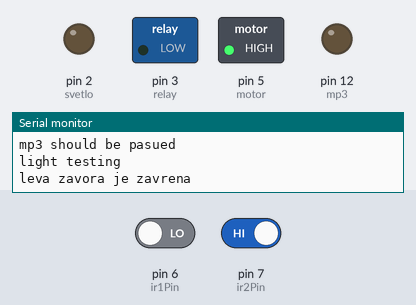
Bench run of a sketch on a simulated Arduino Uno, built with avr-gcc and run on an emulated ATmega328P. On the bench: switched loads named in the sketch (green lamp = pin HIGH), output pins drawn as LEDs (lit = HIGH), the last lines printed to the serial monitor. Dashed ring = blinking. Inputs (shaded band) come from the test bench; at power-on: pin 7 (ir2Pin) HIGH, pin 6 (ir1Pin) LOW. Random numbers use the default seed unless the sketch sets one.

Above: at 9.9 s.
10.0 s: pin 7 (ir2Pin) driven LOW
At 12.81 s:
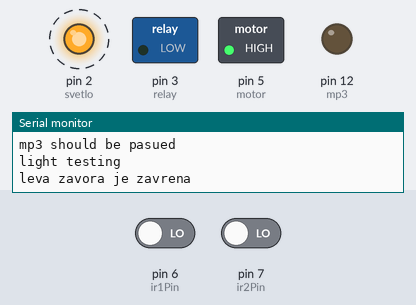
13.0 s: pin 6 (ir1Pin) driven HIGH
At 13.43 s:
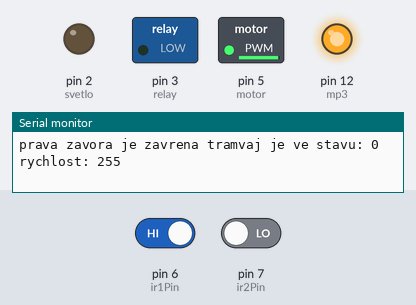
At 14.9 s:
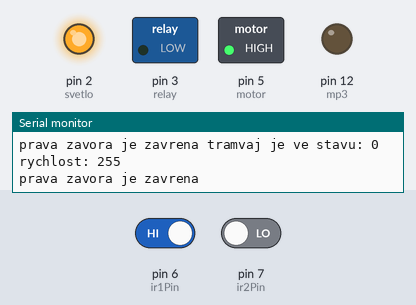
16.0 s: pin 6 (ir1Pin) driven LOW and pin 7 (ir2Pin) driven HIGH
19.0 s: pin 6 (ir1Pin) driven HIGH
22.0 s: pin 6 (ir1Pin) driven LOW
At 25.2 s:
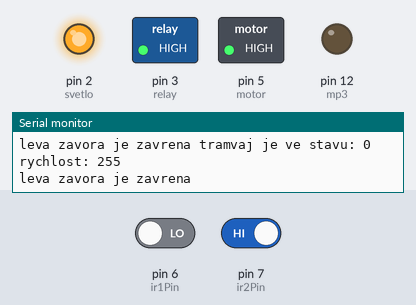
28.0 s: pin 7 (ir2Pin) driven LOW
Timing chart, 0 to 32.0 s (numbered marks = the images above; inputs shaded):
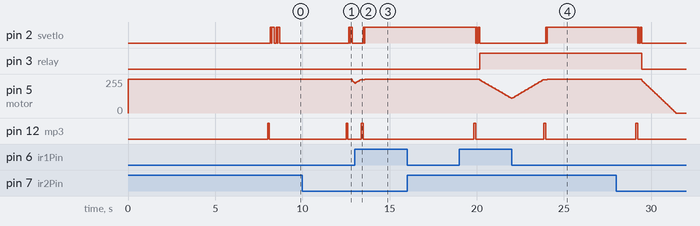

Measured:
- after the input at 13.0 s, pin 2 (svetlo): LOW → HIGH after 0.49 s, → LOW 0.05 s later, → HIGH 0.05 s later; pin 12 (mp3): LOW → HIGH after 0.39 s, → LOW 0.10 s later
- after the input at 16.0 s, every drawn part: stays the same
- after the input at 22.0 s, pin 2 (svetlo): LOW → HIGH after 2.0 s, → LOW 0.05 s later, → HIGH 0.05 s later; pin 12 (mp3): LOW → HIGH after 1.9 s, → LOW 0.10 s later

The sketch:

mzr_tramvaj.ino
```cpp
const int motor = 5;
int mp3 = 12;
int spd = 255;
int fA = 0;
int state = 0; // 0 = stoji
// 1 = jede vpravo
// 2 = jede vlevo
// -1 = brzdi

//int rand = 0;

int ir1Pin = 6;
int ir2Pin = 7;

int relay = 3;
int relay_s = LOW;

int svetlo = 2;
int svetlo_s = 0;

int ir1Val = 0;
int ir2Val = 0;

unsigned long previousMillis = 0;
long interval = 1000;


void setup()  {

  Serial.begin(9600);
  pinMode(motor, OUTPUT);
  pinMode(mp3, OUTPUT);
  pinMode(ir1Pin, INPUT);
  pinMode(ir2Pin, INPUT);
  pinMode(relay, OUTPUT);
  pinMode(svetlo, OUTPUT);

  //state = 0;

  spd = 255;
  analogWrite(motor, spd);
  Serial.println("waiting for mp3 to be paused");
  delay(8000);
  //
  mp3Ctl();
  Serial.println("mp3 should be pasued");
  //
  Serial.println("light testing");
  rozsvitit();
  zhasnout();
  rozsvitit();

}

void loop() {
  //  state = 0;
  ir1Val = digitalRead(ir1Pin);
  ir2Val = digitalRead(ir2Pin);

  if (ir1Val && ir2Val) {
    Serial.print("obje zavory jsou otevrene");
    //  int r = random(100);
    //  Serial.println(r);
    //    delay(120);
    if (state == 0) {
      // kdyz tramvaj stoji
      // tak se rozjede na pravou nebo levou stranu
      int r = random(100);
      Serial.print("random ");
      Serial.print(r);
      Serial.print("  ");

      if ( r < 50) {
        state = 1;
        mp3Ctl();
        rozsvitit();
      } else {
        state = 2;
        mp3Ctl();
        rozsvitit();
      }
    }
  }

  if (ir1Val && !ir2Val) {
    Serial.print("prava zavora je zavrena");
    if (state == 0) {
      // kdyz tramvaj stoji a ma zavrenou branu
      // rozjede se smerem od brany
      state = 2;
      delay(random(3000, 7000));
      mp3Ctl();
      rozsvitit();
    }
    if (state == 1 ) {
      // kdyz tramvaj jede a ma zavrenou branu
      // zacne brzdit
      state = -1;
    }
  }
  else if (!ir1Val && ir2Val) {
    Serial.print("leva zavora je zavrena");
    if (state == 0) {
      // kdyz tramvaj stoji a ma zavrenou branu
      // rozjede se smerem od brany
      state = 1;
      delay(random(3000, 7000));
      mp3Ctl();
      rozsvitit();
    }
    if (state == 2) {
      // kdyz tramvaj jede a ma zavrenou branu
      // zacne brzdit
      state = -1;
    }
  }

  if (state == -1) {
    // kdyz je jedna z bran zavrena a tramvaj je ve stavu brzdim
    // zpomaluji rychlost (!!! otocena logika!!!)
    spd = constrain(spd + 5, 0, 255);
    if (spd >= 255) {
      // kdyz se tramvaj uplne zastavi
      // zmeni se stav na stojim
      state = 0;
      mp3Ctl();
      zhasnout();
    }
  }
  if ((state == 1 | state == 2) && spd > 0) {
    // kdyz je tramvaj ve stavu jedu vlevo nebo vpravo
    // a rychlost neni na maximu
    // rychlost pomalu roste
    spd = constrain(spd - 5, 0, 255);
  }


  // logika smeru motoru
  if (state == 1) {
    relay_s = LOW;
  }
  if (state == 2) {
    relay_s = HIGH;
  }

  // ovladani smeru motoru
  digitalWrite(relay, relay_s);

  // ovladani rychlosti motoru
  analogWrite(motor, spd);


  Serial.print(" tramvaj je ve stavu: ");
  Serial.print(state);
  Serial.print(" rychlost: ");
  Serial.print(spd);
  Serial.println();

}

//void jede() {
//  spd = spd + fA;
//
//  // Zpomaluje
//  if (spd < 255 && ir1Val == 0 && ir2Val == 1) {
//    fA = 5;
//    delay(10);
//    analogWrite(motor, spd);
//  }
//
//  if (spd < 255 && ir1Val == 1 && ir2Val == 0) {
//    fA = 5;
//    delay(10);
//    analogWrite(motor, spd);
//  }
//  if (spd >= 255 && ir1Val == 0 && ir2Val == 0) {
//    fA = 5;
//    delay(10);
//    analogWrite(motor, spd);
//  }
//
//  // Stoji
//  if (spd >= 255 && ir1Val == 0 || spd >= 255 && ir2Val == 0) {
//    fA = 0;
//  }
//
//  // RUN
//  if (spd > 0 && ir1Val == 1 && ir2Val == 1) {
//    fA = -5;
//    delay(10);
//    analogWrite(motor, spd);
//  }
//
//  if (spd <= 0 && ir1Val == 1 && ir2Val == 1) {
//    fA = 0;
//  }
//
//  // polarity zmena
//  if (spd == 255 && ir1Val == 0 || spd == 255 && ir2Val == 0 ) {
//    if (relay_s == LOW)
//      relay_s = HIGH;
//    else
//      relay_s = LOW;
//    digitalWrite(relay, relay_s);
//    mp3Ctl();
//    delay(1000);
//    zhasnout();
//    delay(2000 + random(1000, 2000));
//    state = 0;
//  }
//
//}
//
//
//void rozjezd() {
//  spd = spd + fA;
//
//  if (spd > 0 && svetlo_s == 0) {
//    rozsvitit();
//    delay(1000);
//    mp3Ctl();
//  }
//  if (spd > 0 && svetlo_s == 1) {
//    fA = -15;
//    delay(10);
//    analogWrite(motor, spd);
//  }
//  else if (spd >= 0) {
//    fA = 0;
//    state = 1;
//  }
//}

void mp3Ctl() {
  digitalWrite(mp3, HIGH);
  delay(100);
  digitalWrite(mp3, LOW);
}

void rozsvitit() {
  digitalWrite(svetlo, LOW);
  delay(50);
  digitalWrite(svetlo, HIGH);
  delay(50);
  digitalWrite(svetlo, LOW);
  delay(50);
  digitalWrite(svetlo, HIGH);
  delay(100);
  digitalWrite(svetlo, LOW);
  svetlo_s = 1;

}

void zhasnout() {
  digitalWrite(svetlo, HIGH);
  delay(50);
  digitalWrite(svetlo, LOW);
  delay(50);
  digitalWrite(svetlo, HIGH);
  svetlo_s = 0;
}
```
